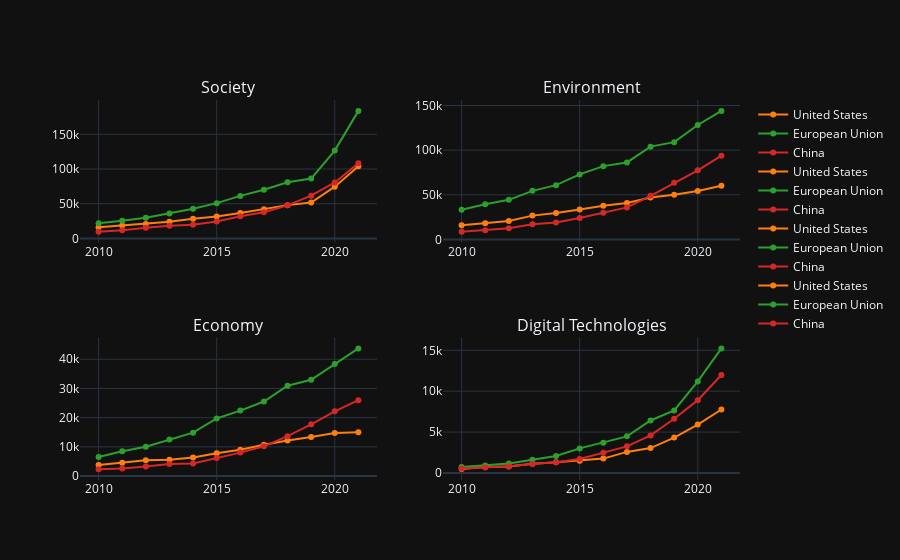

Write notebook code for a chart like this one.
### Code cell
fig.add_trace(
    go.Scatter(
        name="United States",
        x=df_country_year_dst.index,
        y=df_country_year_dst["United States"],
        legendgroup="group",
        line=dict(width=2, color=cols[1])
    ),
    row=2, col=2
)

fig.add_trace(
    go.Scatter(
        name="European Union",
        x=df_country_year_dst.index,
        y=df_country_year_dst["EU"],
        legendgroup="group",
        line=dict(width=2, color=cols[2])
    ),
    row=2, col=2
)

fig.add_trace(
    go.Scatter(
        name="China",
        x=df_country_year_dst.index,
        y=df_country_year_dst["China"],
        legendgroup="group",
        line=dict(width=2, color=cols[3])
    ),
    row=2, col=2
)

### Figure 1 — Plotly figure (JSON) as saved in the notebook; plotly's stock layout.template omitted (floating-point values rounded to 4 significant figures)
{"data": [{"legendgroup": "group", "line": {"color": "rgb(255, 127, 14)", "width": 2}, "name": "United States", "x": [2010, 2011, 2012, 2013, 2014, 2015, 2016, 2017, 2018, 2019, 2020, 2021], "y": [16007, 18720, 20798, 24172, 28279, 31686, 36460, 41922, 47966, 51706, 74584, 103843], "type": "scatter", "xaxis": "x", "yaxis": "y"}, {"legendgroup": "group", "line": {"color": "rgb(44, 160, 44)", "width": 2}, "name": "European Union", "x": [2010, 2011, 2012, 2013, 2014, 2015, 2016, 2017, 2018, 2019, 2020, 2021], "y": [21874, 25300, 29941, 35991, 42813, 50823, 61264, 70078, 80963, 86207, 126573, 183811], "type": "scatter", "xaxis": "x", "yaxis": "y"}, {"legendgroup": "group", "line": {"color": "rgb(214, 39, 40)", "width": 2}, "name": "China", "x": [2010, 2011, 2012, 2013, 2014, 2015, 2016, 2017, 2018, 2019, 2020, 2021], "y": [9782, 11692, 15246, 18413, 19619, 24330, 31964, 37641, 47629, 61561, 80594, 108306], "type": "scatter", "xaxis": "x", "yaxis": "y"}, {"legendgroup": "group", "line": {"color": "rgb(255, 127, 14)", "width": 2}, "name": "United States", "x": [2010, 2011, 2012, 2013, 2014, 2015, 2016, 2017, 2018, 2019, 2020, 2021], "y": [15962, 17987, 20659, 26629, 29652, 33559, 37800, 40799, 47001, 50070, 54195, 60019], "type": "scatter", "xaxis": "x2", "yaxis": "y2"}, {"legendgroup": "group", "line": {"color": "rgb(44, 160, 44)", "width": 2}, "name": "European Union", "x": [2010, 2011, 2012, 2013, 2014, 2015, 2016, 2017, 2018, 2019, 2020, 2021], "y": [33185, 39376, 44300, 54356, 60775, 72794, 82084, 86207, 103922, 108963, 128158, 143987], "type": "scatter", "xaxis": "x2", "yaxis": "y2"}, {"legendgroup": "group", "line": {"color": "rgb(214, 39, 40)", "width": 2}, "name": "China", "x": [2010, 2011, 2012, 2013, 2014, 2015, 2016, 2017, 2018, 2019, 2020, 2021], "y": [8700, 10206, 12394, 17010, 19039, 24045, 29921, 35826, 48762, 63334, 77457, 93766], "type": "scatter", "xaxis": "x2", "yaxis": "y2"}, {"legendgroup": "group", "line": {"color": "rgb(255, 127, 14)", "width": 2}, "name": "United States", "x": [2010, 2011, 2012, 2013, 2014, 2015, 2016, 2017, 2018, 2019, 2020, 2021], "y": [3776, 4528, 5422, 5569, 6332, 7803, 9009, 10719, 12172, 13353, 14730, 15032], "type": "scatter", "xaxis": "x3", "yaxis": "y3"}, {"legendgroup": "group", "line": {"color": "rgb(44, 160, 44)", "width": 2}, "name": "European Union", "x": [2010, 2011, 2012, 2013, 2014, 2015, 2016, 2017, 2018, 2019, 2020, 2021], "y": [6534, 8502, 10028, 12505, 14861, 19707, 22413, 25529, 30923, 32953, 38347, 43724], "type": "scatter", "xaxis": "x3", "yaxis": "y3"}, {"legendgroup": "group", "line": {"color": "rgb(214, 39, 40)", "width": 2}, "name": "China", "x": [2010, 2011, 2012, 2013, 2014, 2015, 2016, 2017, 2018, 2019, 2020, 2021], "y": [2363, 2573, 3277, 4135, 4319, 6164, 8016, 10174, 13653, 17703, 22160, 25971], "type": "scatter", "xaxis": "x3", "yaxis": "y3"}, {"legendgroup": "group", "line": {"color": "rgb(255, 127, 14)", "width": 2}, "name": "United States", "x": [2010, 2011, 2012, 2013, 2014, 2015, 2016, 2017, 2018, 2019, 2020, 2021], "y": [471, 732, 799, 1115, 1304, 1487, 1759, 2576, 3040, 4324, 5913, 7762], "type": "scatter", "xaxis": "x4", "yaxis": "y4"}, {"legendgroup": "group", "line": {"color": "rgb(44, 160, 44)", "width": 2}, "name": "European Union", "x": [2010, 2011, 2012, 2013, 2014, 2015, 2016, 2017, 2018, 2019, 2020, 2021], "y": [737, 916, 1167, 1627, 2078, 3007, 3702, 4478, 6416, 7654, 11196, 15235], "type": "scatter", "xaxis": "x4", "yaxis": "y4"}, {"legendgroup": "group", "line": {"color": "rgb(214, 39, 40)", "width": 2}, "name": "China", "x": [2010, 2011, 2012, 2013, 2014, 2015, 2016, 2017, 2018, 2019, 2020, 2021], "y": [558, 661, 810, 1097, 1318, 1719, 2487, 3254, 4597, 6631, 8904, 11973], "type": "scatter", "xaxis": "x4", "yaxis": "y4"}], "layout": {"xaxis": {"anchor": "y", "domain": [0.0, 0.45]}, "yaxis": {"anchor": "x", "domain": [0.625, 1.0]}, "xaxis2": {"anchor": "y2", "domain": [0.55, 1.0]}, "yaxis2": {"anchor": "x2", "domain": [0.625, 1.0]}, "xaxis3": {"anchor": "y3", "domain": [0.0, 0.45]}, "yaxis3": {"anchor": "x3", "domain": [0.0, 0.375]}, "xaxis4": {"anchor": "y4", "domain": [0.55, 1.0]}, "yaxis4": {"anchor": "x4", "domain": [0.0, 0.375]}, "annotations": [{"font": {"size": 16}, "showarrow": false, "text": "Society", "x": 0.225, "xanchor": "center", "xref": "paper", "y": 1.0, "yanchor": "bottom", "yref": "paper"}, {"font": {"size": 16}, "showarrow": false, "text": "Environment", "x": 0.775, "xanchor": "center", "xref": "paper", "y": 1.0, "yanchor": "bottom", "yref": "paper"}, {"font": {"size": 16}, "showarrow": false, "text": "Economy", "x": 0.225, "xanchor": "center", "xref": "paper", "y": 0.375, "yanchor": "bottom", "yref": "paper"}, {"font": {"size": 16}, "showarrow": false, "text": "Digital Technologies", "x": 0.775, "xanchor": "center", "xref": "paper", "y": 0.375, "yanchor": "bottom", "yref": "paper"}]}}
